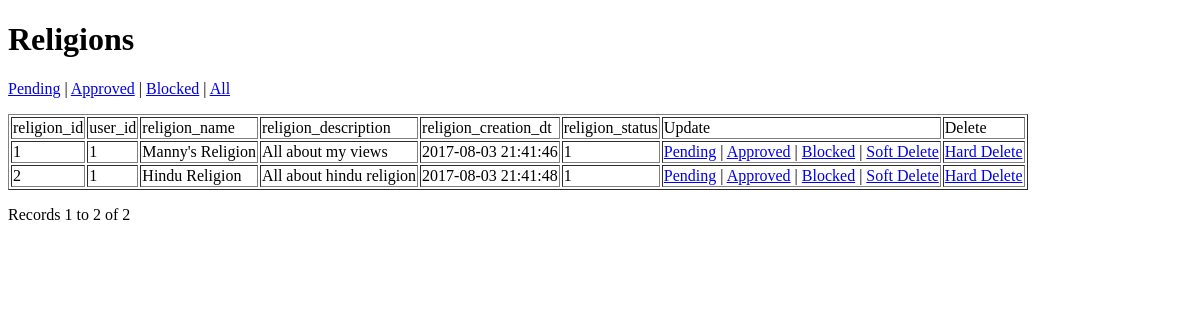
The app's page /0001_myreligion/admin/religions.php?status=1 (signed in), older data.
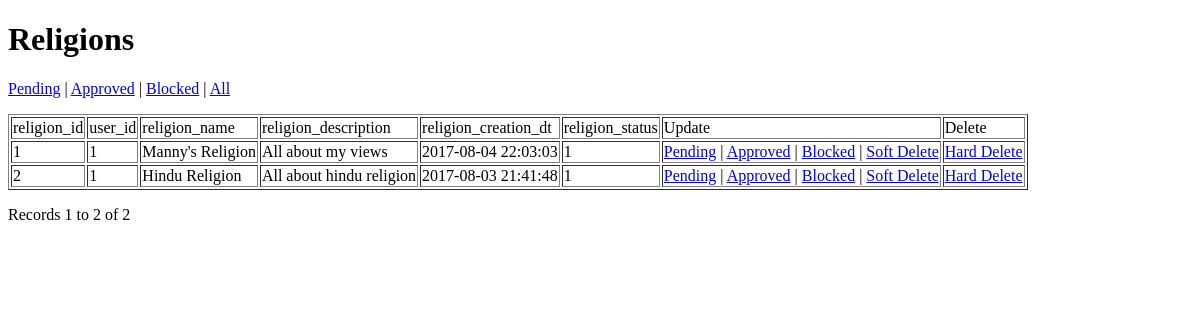
The same page, newer data.
### tables this page shows
CREATE TABLE `religions` (
  `religion_id` int(11) NOT NULL AUTO_INCREMENT,
  `user_id` int(11) DEFAULT NULL,
  `religion_name` varchar(255) DEFAULT NULL,
  `religion_description` text,
  `religion_creation_dt` timestamp NOT NULL DEFAULT CURRENT_TIMESTAMP ON UPDATE CURRENT_TIMESTAMP,
  `religion_status` int(1) NOT NULL DEFAULT '0',
  `religion_type` enum('public','closed') NOT NULL DEFAULT 'closed',
  `religion_image` varchar(255) DEFAULT NULL,
  PRIMARY KEY (`religion_id`)
);

### 0001_myreligion/admin/religions.php (the view, shortened to what this page needs)
<?php require_once('../../Connections/conn.php'); ?>
<?php
$maxRows_rsReligions = 10;
$pageNum_rsReligions = 0;
$startRow_rsReligions = $pageNum_rsReligions * $maxRows_rsReligions;
$colname_rsReligions = "0";
if (isset($_GET['status'])) {
  $colname_rsReligions = (get_magic_quotes_gpc()) ? $_GET['status'] : addslashes($_GET['status']);
}
$query_rsReligions = sprintf("SELECT * FROM religions WHERE religion_status LIKE '%s%%'", $colname_rsReligions);
$query_limit_rsReligions = sprintf("%s LIMIT %d, %d", $query_rsReligions, $startRow_rsReligions, $maxRows_rsReligions);
$rsReligions = mysql_query($query_limit_rsReligions, $conn) or die(mysql_error());
$row_rsReligions = mysql_fetch_assoc($rsReligions);
if (isset($_GET['totalRows_rsReligions'])) {
  $totalRows_rsReligions = $_GET['totalRows_rsReligions'];
} else {
  $all_rsReligions = mysql_query($query_rsReligions);
  $totalRows_rsReligions = mysql_num_rows($all_rsReligions);
}
$totalPages_rsReligions = ceil($totalRows_rsReligions/$maxRows_rsReligions)-1;
?><!DOCTYPE html PUBLIC "-//W3C//DTD XHTML 1.0 Transitional//EN" "http://www.w3.org/TR/xhtml1/DTD/xhtml1-transitional.dtd">
<html xmlns="http://www.w3.org/1999/xhtml">
<head>
</head>
<body>
<h1>Religions</h1>
<p><a href="religions.php?status=0">Pending</a> | <a href="religions.php?status=1">Approved</a> | <a href="religions.php?status=-1">Blocked</a> | <a href="religions.php?status=%">All</a></p>
<?php if ($totalRows_rsReligions > 0) {  ?>
  <table border="1">
    <tr>
      <td valign="top">religion_id</td>
      <td valign="top">user_id</td>
      <td valign="top">religion_name</td>
      <td valign="top">religion_description</td>
      <td valign="top">religion_creation_dt</td>
      <td valign="top">religion_status</td>
      <td valign="top">Update</td>
      <td valign="top">Delete</td>
    </tr>
    <?php do { ?>
      <tr>
        <td valign="top"><?php echo $row_rsReligions['religion_id']; ?></td>
        <td valign="top"><?php echo $row_rsReligions['user_id']; ?></td>
        <td valign="top"><?php echo $row_rsReligions['religion_name']; ?></td>
        <td valign="top"><?php echo $row_rsReligions['religion_description']; ?></td>
        <td valign="top"><?php echo $row_rsReligions['religion_creation_dt']; ?></td>
        <td valign="top"><?php echo $row_rsReligions['religion_status']; ?></td>
        <td valign="top"><a href="religions.php?changed_status=0&status=<?php echo $colname_rsReligions; ?>&religion_id=<?php echo $row_rsReligions['religion_id']; ?>">Pending</a> | <a href="religions.php?changed_status=1&status=<?php echo $colname_rsReligions; ?>&religion_id=<?php echo $row_rsReligions['religion_id']; ?>">Approved</a> | <a href="religions.php?changed_status=-1&status=<?php echo $colname_rsReligions; ?>&religion_id=<?php echo $row_rsReligions['religion_id']; ?>">Blocked</a> | <a href="religions.php?changed_status=2&status=<?php echo $colname_rsReligions; ?>&religion_id=<?php echo $row_rsReligions['religion_id']; ?>">Soft Delete</a></td>
        <td valign="top"><a href="religions.php?delete_id=<?php echo $row_rsReligions['religion_id']; ?>&status=<?php echo $colname_rsReligions; ?>">Hard Delete</a></td>
      </tr>
      <?php } while ($row_rsReligions = mysql_fetch_assoc($rsReligions)); ?>
      </table>
  <p> Records <?php echo ($startRow_rsReligions + 1) ?> to <?php echo min($startRow_rsReligions + $maxRows_rsReligions, $totalRows_rsReligions) ?> of <?php echo $totalRows_rsReligions ?>
  <table border="0" width="50%" align="center">
    <tr>
      <td width="23%" align="center"><?php if ($pageNum_rsReligions > 0) {  ?>
          <?php }  ?>      </td>
      <td width="31%" align="center"><?php if ($pageNum_rsReligions > 0) {  ?>
          <?php }  ?>      </td>
      <td width="23%" align="center"><?php if ($pageNum_rsReligions < $totalPages_rsReligions) {  ?>
          <?php }  ?>      </td>
      <td width="23%" align="center"><?php if ($pageNum_rsReligions < $totalPages_rsReligions) {  ?>
          <?php }  ?>      </td>
    </tr>
      </table>
  <?php }  ?></p>
<?php if ($totalRows_rsReligions == 0) {  ?>
  <p>No Record Found. </p>
  <?php }  ?></body>
</html>

Row changes from the older to the newer data that the page shows:
changed religions "Manny's Religion": religion_creation_dt "2017-08-03 21:41:46" → "2017-08-04 22:03:03"
